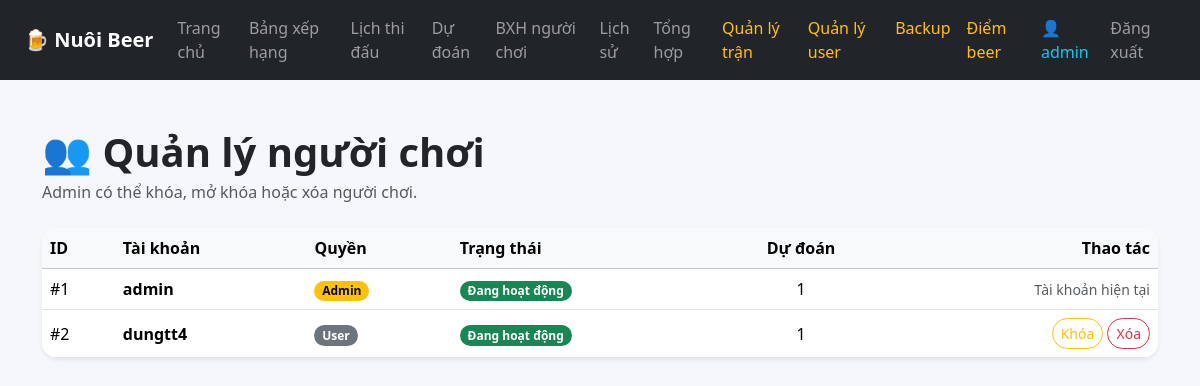
/admin/users (signed in), run on an earlier commit of the app's database.
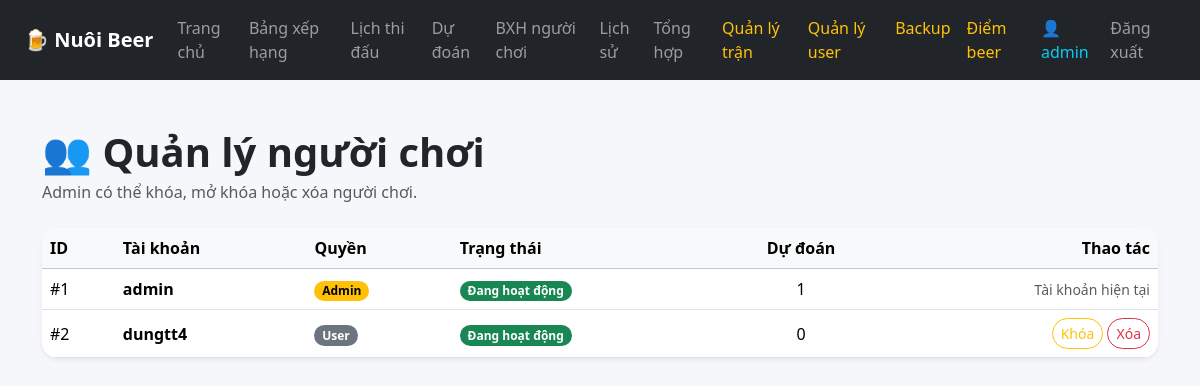
And on a later commit of the database.
### tables this page shows
CREATE TABLE users (
            id INTEGER PRIMARY KEY AUTOINCREMENT,
            username TEXT UNIQUE NOT NULL,
            password TEXT NOT NULL,
            role TEXT DEFAULT 'user',
            is_active INTEGER DEFAULT 1,
            created_at TIMESTAMP DEFAULT CURRENT_TIMESTAMP
        );

### app.py (the view)
@app.route("/admin/users")
def admin_users():
    if not admin_required():
        return redirect("/login")
    conn = get_db()
    users = conn.execute("""
        SELECT
            users.id,
            users.username,
            users.role,
            users.is_active,
            COUNT(predictions.id) AS total_predictions
        FROM users
        LEFT JOIN predictions ON predictions.user_id = users.id
        GROUP BY users.id
        ORDER BY users.id ASC
    """).fetchall()
    conn.close()
    return render_template("admin_users.html", users=users)

### app.py (called while the page is built)
def get_db():
    conn = sqlite3.connect(DB_NAME)
    conn.row_factory = sqlite3.Row
    return conn

def login_required():
    return "user_id" in session

def admin_required():
    return login_required() and session.get("role") == "admin"

@app.context_processor
def utility_processor():
    return {
        "get_handicap_text": get_handicap_text
    }

### templates/admin_users.html (shortened to what this page needs)
{% extends "base.html" %}
{% block content %}
<div class="container py-5">
  <div class="d-flex justify-content-between align-items-center mb-4">
    <div>
      <h1 class="fw-bold mb-1">👥 Quản lý người chơi</h1>
      <p class="text-muted mb-0">
        Admin có thể khóa, mở khóa hoặc xóa người chơi.
      </p>
    </div>
  </div>
  <div class="card border-0 shadow-sm rounded-4 overflow-hidden">
    <div class="table-responsive">
      <table class="table table-hover align-middle mb-0">
        <thead class="table-light">
          <tr>
            <th>ID</th>
            <th>Tài khoản</th>
            <th>Quyền</th>
            <th>Trạng thái</th>
            <th class="text-center">Dự đoán</th>
            <th class="text-end">Thao tác</th>
          </tr>
        </thead>
        <tbody>
          {% for user in users %}
          <tr>
            <td>#{{ user.id }}</td>
            <td class="fw-semibold">
              {{ user.username }}
            </td>
            <td>
              {% if user.role == "admin" %}
                <span class="badge text-bg-warning">Admin</span>
              {% else %}
                <span class="badge text-bg-secondary">User</span>
              {% endif %}
            </td>
            <td>
              {% if user.is_active == 1 %}
                <span class="badge text-bg-success">Đang hoạt động</span>
              {% else %}
                <span class="badge text-bg-danger">Đã khóa</span>
              {% endif %}
            </td>
            <td class="text-center">
              {{ user.total_predictions }}
            </td>
            <td class="text-end">
              {% if user.id != session.get("user_id") %}
                <form method="post"
                      action="/admin/users/{{ user.id }}/toggle"
                      class="d-inline">
                  {% if user.is_active == 1 %}
                    <button class="btn btn-sm btn-outline-warning rounded-pill">
                      Khóa
                    </button>
                  {% else %}
                    <button class="btn btn-sm btn-outline-success rounded-pill">
                      Mở khóa
                    </button>
                  {% endif %}
                </form>
                <form method="post"
                      action="/admin/users/{{ user.id }}/delete"
                      class="d-inline"
                      onsubmit="return confirm('Xóa user này và toàn bộ dự đoán?');">
                  <button class="btn btn-sm btn-outline-danger rounded-pill">
                    Xóa
                  </button>
                </form>
              {% else %}
                <span class="text-muted small">
                  Tài khoản hiện tại
                </span>
              {% endif %}
            </td>
          </tr>
          {% endfor %}
        </tbody>
      </table>
    </div>
  </div>
</div>
{% endblock %}

### templates/base.html (shortened to what this page needs)
<!doctype html>
<html lang="vi">
<head>
  <link href="https://cdn.jsdelivr.net/npm/bootstrap@5.3.8/dist/css/bootstrap.min.css" rel="stylesheet">
  <link rel="stylesheet" href="{{ url_for('static', filename='css/style.css') }}">
</head>
<body>
  <nav class="navbar navbar-expand-lg navbar-dark bg-dark sticky-top">
    <div class="container-fluid px-4">
      <a class="navbar-brand fw-bold" href="/">
        🍺 Nuôi Beer
      </a>
      <div class="collapse navbar-collapse" id="menu">
        <ul class="navbar-nav ms-auto">
          {% if session.get("user_id") %}
            <li class="nav-item"><a class="nav-link" href="/">Trang chủ</a></li>
            <li class="nav-item"><a class="nav-link" href="/bang-xep-hang">Bảng xếp hạng</a></li>
            <li class="nav-item"><a class="nav-link" href="/lich-thi-dau">Lịch thi đấu</a></li>
            <li class="nav-item"><a class="nav-link" href="/du-doan">Dự đoán</a></li>
            <li class="nav-item"><a class="nav-link" href="/leaderboard">BXH người chơi</a></li>
            <li class="nav-item"><a class="nav-link" href="/lich-su-du-doan">Lịch sử</a></li>
            <li class="nav-item"><a class="nav-link" href="/tong-hop">Tổng hợp</a></li>
            {% if session.get("role") == "admin" %}
              <li class="nav-item"><a class="nav-link text-warning" href="/admin/matches">Quản lý trận</a></li>
              <li class="nav-item"><a class="nav-link text-warning" href="/admin/users">Quản lý user</a></li>
              <li class="nav-item"><a class="nav-link text-warning" href="/admin/backup">Backup</a></li>
              <li class="nav-item"><a class="nav-link text-warning" href="/admin/stage-points">Điểm beer</a></li>
            {% endif %}
            <li class="nav-item"><span class="nav-link text-info">👤 {{ session.get("username") }}</span></li>
            <li class="nav-item"><a class="nav-link" href="/logout">Đăng xuất</a></li>
          {% else %}
            <li class="nav-item"><a class="nav-link" href="/login">Đăng nhập</a></li>
            <li class="nav-item"><a class="nav-link" href="/register">Đăng ký</a></li>
          {% endif %}
        </ul>
      </div>
    </div>
  </nav>
  <main>
    {% block content %}{% endblock %}
  </main>
</body>
</html>

### static/css/style.css (style rules this page uses)
body { background: #f5f7fa; }
.table th { white-space: nowrap; }
.table td { white-space: nowrap; }
.card { border-radius: 16px; }
.badge { border-radius: 999px; }

What changed in the data, as far as the page shows it:
changed users "dungtt4": total_predictions "1" → "0"
